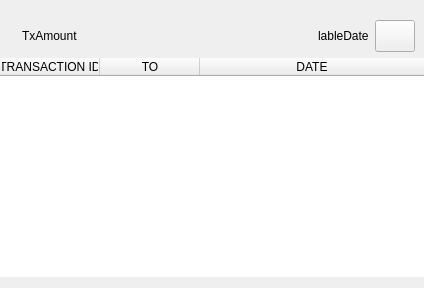
<?xml version="1.0" encoding="UTF-8"?>
<ui version="4.0">
 <class>TxEntry</class>
 <widget class="QWidget" name="TxEntry">
  <property name="geometry">
   <rect>
    <x>0</x>
    <y>0</y>
    <width>424</width>
    <height>288</height>
   </rect>
  </property>
  <property name="sizePolicy">
   <sizepolicy hsizetype="Preferred" vsizetype="Maximum">
    <horstretch>0</horstretch>
    <verstretch>0</verstretch>
   </sizepolicy>
  </property>
  <layout class="QVBoxLayout" name="verticalLayout" stretch="0">
   <property name="leftMargin">
    <number>0</number>
   </property>
   <property name="rightMargin">
    <number>0</number>
   </property>
   <item>
    <layout class="QVBoxLayout" name="verticalLayout_2">
     <item>
      <widget class="QWidget" name="bkg_widget" native="true">
       <property name="enabled">
        <bool>true</bool>
       </property>
       <property name="sizePolicy">
        <sizepolicy hsizetype="Preferred" vsizetype="Preferred">
         <horstretch>0</horstretch>
         <verstretch>0</verstretch>
        </sizepolicy>
       </property>
       <layout class="QHBoxLayout" name="horizontalLayout">
        <property name="bottomMargin">
         <number>0</number>
        </property>
        <item>
         <widget class="QLabel" name="labelTypeIcon">
          <property name="sizePolicy">
           <sizepolicy hsizetype="Maximum" vsizetype="Maximum">
            <horstretch>0</horstretch>
            <verstretch>0</verstretch>
           </sizepolicy>
          </property>
         </widget>
        </item>
        <item>
         <widget class="QLabel" name="labelTxAmount">
          <property name="sizePolicy">
           <sizepolicy hsizetype="Expanding" vsizetype="Preferred">
            <horstretch>0</horstretch>
            <verstretch>0</verstretch>
           </sizepolicy>
          </property>
          <property name="text">
           <string>TxAmount</string>
          </property>
         </widget>
        </item>
        <item>
         <widget class="QLabel" name="labelDate">
          <property name="text">
           <string>lableDate</string>
          </property>
         </widget>
        </item>
        <item>
         <widget class="QPushButton" name="pushButtonExpand">
          <property name="sizePolicy">
           <sizepolicy hsizetype="Fixed" vsizetype="Fixed">
            <horstretch>0</horstretch>
            <verstretch>0</verstretch>
           </sizepolicy>
          </property>
          <property name="minimumSize">
           <size>
            <width>32</width>
            <height>32</height>
           </size>
          </property>
          <property name="baseSize">
           <size>
            <width>32</width>
            <height>32</height>
           </size>
          </property>
          <property name="text">
           <string/>
          </property>
          <property name="iconSize">
           <size>
            <width>32</width>
            <height>32</height>
           </size>
          </property>
         </widget>
        </item>
       </layout>
      </widget>
     </item>
     <item>
      <widget class="QTableWidget" name="tableWidgetDetails">
       <property name="sizePolicy">
        <sizepolicy hsizetype="Preferred" vsizetype="MinimumExpanding">
         <horstretch>0</horstretch>
         <verstretch>0</verstretch>
        </sizepolicy>
       </property>
       <property name="frameShape">
        <enum>QFrame::NoFrame</enum>
       </property>
       <property name="frameShadow">
        <enum>QFrame::Plain</enum>
       </property>
       <property name="autoScroll">
        <bool>false</bool>
       </property>
       <property name="editTriggers">
        <set>QAbstractItemView::NoEditTriggers</set>
       </property>
       <property name="tabKeyNavigation">
        <bool>false</bool>
       </property>
       <property name="showDropIndicator" stdset="0">
        <bool>false</bool>
       </property>
       <property name="dragDropOverwriteMode">
        <bool>false</bool>
       </property>
       <property name="selectionMode">
        <enum>QAbstractItemView::NoSelection</enum>
       </property>
       <property name="textElideMode">
        <enum>Qt::ElideMiddle</enum>
       </property>
       <property name="showGrid">
        <bool>false</bool>
       </property>
       <property name="gridStyle">
        <enum>Qt::NoPen</enum>
       </property>
       <property name="cornerButtonEnabled">
        <bool>false</bool>
       </property>
       <attribute name="horizontalHeaderCascadingSectionResizes">
        <bool>false</bool>
       </attribute>
       <attribute name="horizontalHeaderHighlightSections">
        <bool>false</bool>
       </attribute>
       <attribute name="horizontalHeaderStretchLastSection">
        <bool>true</bool>
       </attribute>
       <attribute name="verticalHeaderVisible">
        <bool>false</bool>
       </attribute>
       <attribute name="verticalHeaderHighlightSections">
        <bool>false</bool>
       </attribute>
       <column>
        <property name="text">
         <string>TRANSACTION ID</string>
        </property>
       </column>
       <column>
        <property name="text">
         <string>TO</string>
        </property>
       </column>
       <column>
        <property name="text">
         <string>DATE</string>
        </property>
       </column>
      </widget>
     </item>
    </layout>
   </item>
  </layout>
 </widget>
 <resources/>
 <connections/>
</ui>
